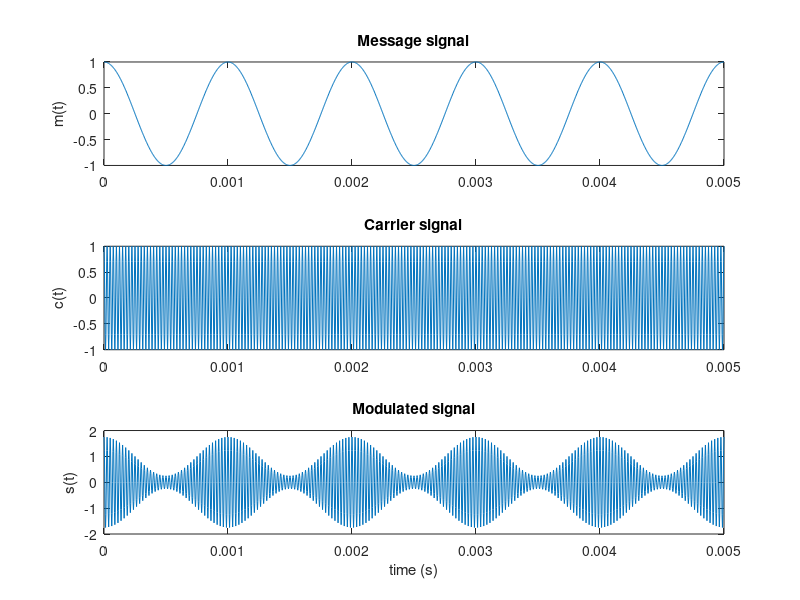
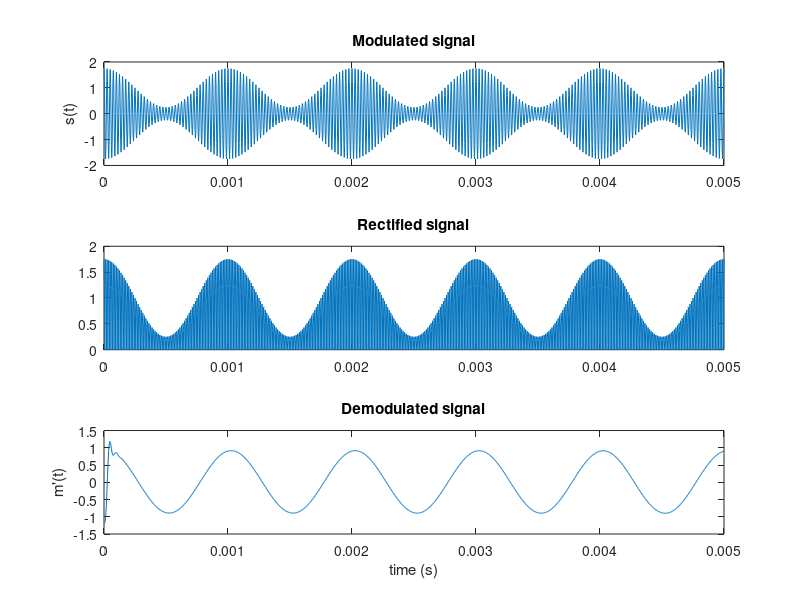

MATLAB code for these plots, in order:
clc
clear

%% Modulation Parameters

% Carrier amplitude
Ac = 1;
% Carrier frequency
fc = 40000; % 40 kHz
% Message tone amplitude
Am = 1;
% Message tone frequency
fm = 1000;
% Modulation index
ka = 0.75 / Am;
% Simulation sampling frequency
fs = 8 * fc;

%% Modulation

% Creating message signal for tone
t = 0 : 1 / fs : 0.005;
message = Am * cos(2*pi*fm*t);

% Amplitude Modulation
carrier = Ac * cos(2*pi*fc*t);
modulated = (1 + ka * message) .* carrier;

% Plotting message, carrier, and modulated signals
figure(1)
subplot(3, 1, 1);
plot(t, message);
title("Message signal")
ylabel("m(t)")
subplot(3, 1, 2);
plot(t, carrier);
title("Carrier signal")
ylabel("c(t)")
subplot(3, 1, 3)
plot(t, modulated);
title("Modulated signal")
ylabel("s(t)")
xlabel ("time (s)")

%% Demodulation (Envelope Detector)

% Rectification
x1 = abs(modulated);

% Low pass filter
f0 = 20000;
[bl, al] = butter(5, f0 / (fs / 2), "low");
x2 = filter(bl, al, x1);

% Remove DC component
x3 = detrend(x2);

% Restore amplitude
output = x3 * 2;

% Plotting modulated, rectified, and demodulated signals
figure(2)
subplot(3, 1, 1)
plot(t, modulated)
title("Modulated signal")
ylabel("s(t)")
subplot(3, 1, 2)
plot(t, x1)
title("Rectified signal")
subplot(3, 1, 3)
plot(t, output)
title("Demodulated signal")
ylabel("m'(t)")
xlabel("time (s)")

